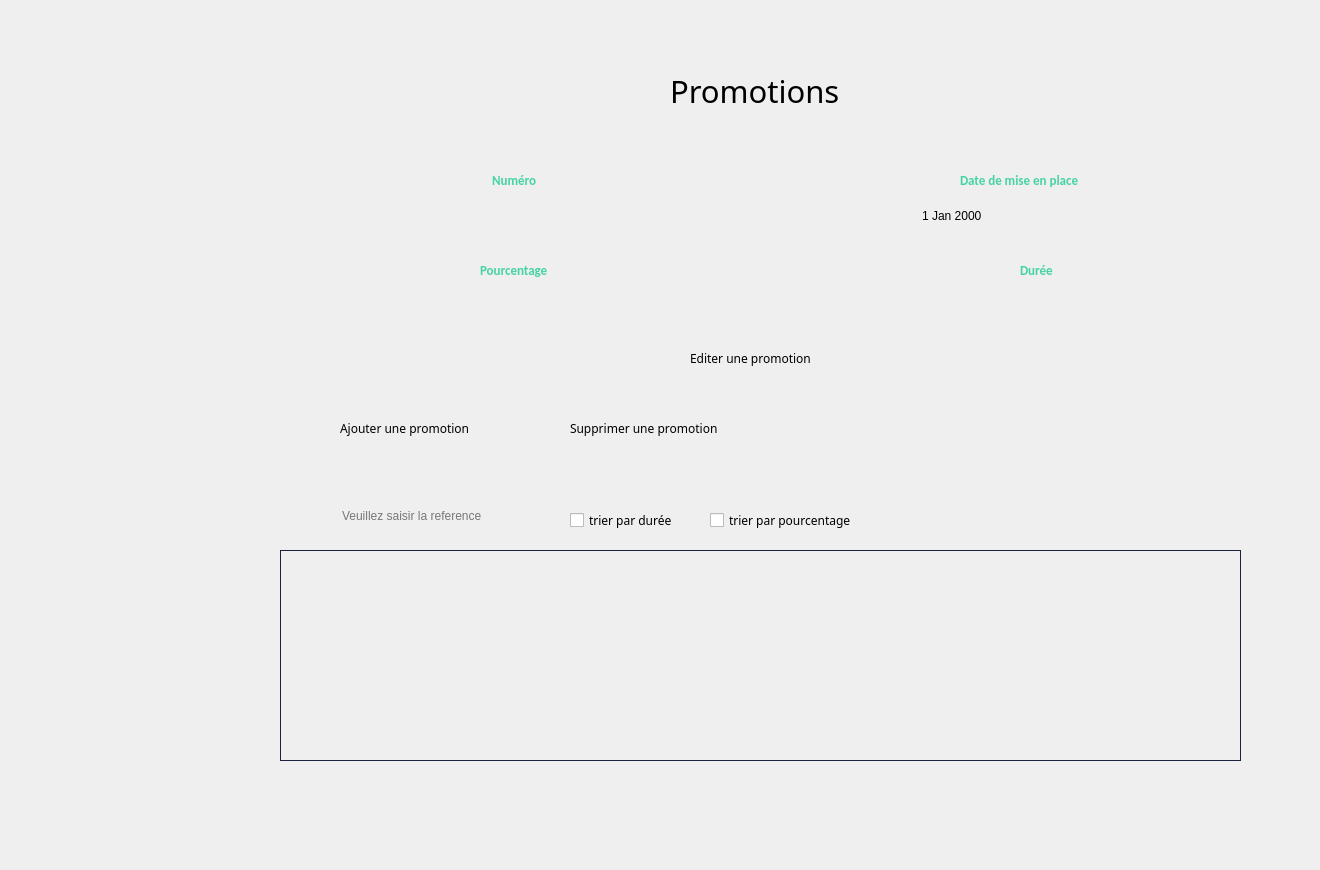
    <widget class="QWidget" name="page_12">
     <widget class="QTableView" name="tableView_3">
      <property name="geometry">
       <rect>
        <x>280</x>
        <y>550</y>
        <width>961</width>
        <height>211</height>
       </rect>
      </property>
      <property name="styleSheet">
       <string notr="true">QTableView{
	background-color: transparent;
	gridline-color: #606060;
	color: #000000;
	alternate-background-color: #b5b5b1;
	border : 1px solid #1c2340;
	qproperty-defaultAlignment: AlignHCenter;
}
QTableView::item:focus
{
  	background-color: #939393;
	font-weight: 500;
}
QTableView::item
{
   text-align: center;
qproperty-defaultAlignment: AlignHCenter;
}

QHeaderView {
	background-color: #6ac6ad;
	qproperty-defaultAlignment: AlignHCenter;
 }
QHeaderView::section {
                     spacing: 10px;
                     background-color: #6ac6ad;
                     color: #757575;
                     margin: 1px;
					 border: 0;
                     text-align: center;
                     font-family: arial;
                     font-size: 12px;
 }

QTableView QTableCornerButton::section {
    background-color: #6ac6ad;
}</string>
      </property>
     </widget>
     <widget class="QPushButton" name="pushButton_26">
      <property name="geometry">
       <rect>
        <x>870</x>
        <y>500</y>
        <width>93</width>
        <height>31</height>
       </rect>
      </property>
      <property name="styleSheet">
       <string notr="true">QPushButton {
	font-weight: 500;
	text-align: center;
    vertical-align: middle;
	background-color: transparent;
	padding: 5px 15px 15px 20px;
    color: #fff;
	font-size: 11px;
	border : 0;
	border-right: 3px solid transparent;
 	background-position: center top;
    background-repeat: no-repeat;
    background-origin: content;
    background-image: url(&quot;C:/Users/hp/Desktop/anglais/projet c++ design/ok1.png&quot;);
}

QPushButton:hover {
	color: #ffffff;
	font-weight: 500;
	background-image: url(&quot;C:/Users/hp/Desktop/anglais/projet c++ design/ok2.png&quot;);
}</string>
      </property>
      <property name="text">
       <string/>
      </property>
     </widget>
     <widget class="QCheckBox" name="pourcentage_4">
      <property name="geometry">
       <rect>
        <x>710</x>
        <y>510</y>
        <width>191</width>
        <height>20</height>
       </rect>
      </property>
      <property name="font">
       <font>
        <family>Montserrat Alternates</family>
       </font>
      </property>
      <property name="text">
       <string>trier par pourcentage</string>
      </property>
     </widget>
     <widget class="QCheckBox" name="jours_2">
      <property name="geometry">
       <rect>
        <x>570</x>
        <y>510</y>
        <width>141</width>
        <height>20</height>
       </rect>
      </property>
      <property name="font">
       <font>
        <family>Montserrat Alternates</family>
       </font>
      </property>
      <property name="text">
       <string>trier par durée</string>
      </property>
     </widget>
     <widget class="QLineEdit" name="num_3">
      <property name="geometry">
       <rect>
        <x>412</x>
        <y>200</y>
        <width>231</width>
        <height>22</height>
       </rect>
      </property>
      <property name="styleSheet">
       <string notr="true"> background-color: Transparent;
 border: none;</string>
      </property>
     </widget>
     <widget class="QLineEdit" name="pourcentage_3">
      <property name="geometry">
       <rect>
        <x>422</x>
        <y>290</y>
        <width>221</width>
        <height>22</height>
       </rect>
      </property>
      <property name="styleSheet">
       <string notr="true"> background-color: Transparent;
 border: none;</string>
      </property>
     </widget>
     <widget class="QDateEdit" name="date_3">
      <property name="geometry">
       <rect>
        <x>920</x>
        <y>200</y>
        <width>231</width>
        <height>31</height>
       </rect>
      </property>
      <property name="styleSheet">
       <string notr="true"> background-color: Transparent;
 border: none;</string>
      </property>
     </widget>
     <widget class="QLineEdit" name="jours_3">
      <property name="geometry">
       <rect>
        <x>920</x>
        <y>290</y>
        <width>231</width>
        <height>22</height>
       </rect>
      </property>
      <property name="styleSheet">
       <string notr="true"> background-color: Transparent;
 border: none;</string>
      </property>
     </widget>
     <widget class="QLabel" name="label_3">
      <property name="geometry">
       <rect>
        <x>492</x>
        <y>170</y>
        <width>111</width>
        <height>20</height>
       </rect>
      </property>
      <property name="font">
       <font>
        <family>Calibri</family>
        <pointsize>10</pointsize>
        <weight>75</weight>
        <bold>true</bold>
       </font>
      </property>
      <property name="styleSheet">
       <string notr="true">color: rgb(70, 211, 164);</string>
      </property>
      <property name="text">
       <string>Numéro</string>
      </property>
     </widget>
     <widget class="QLabel" name="label_60">
      <property name="geometry">
       <rect>
        <x>382</x>
        <y>180</y>
        <width>291</width>
        <height>71</height>
       </rect>
      </property>
      <property name="text">
       <string/>
      </property>
      <property name="pixmap">
       <pixmap>../../Downloads/saisir.png</pixmap>
      </property>
      <property name="scaledContents">
       <bool>true</bool>
      </property>
     </widget>
     <widget class="QLabel" name="label_4">
      <property name="geometry">
       <rect>
        <x>480</x>
        <y>260</y>
        <width>111</width>
        <height>20</height>
       </rect>
      </property>
      <property name="font">
       <font>
        <family>Calibri</family>
        <pointsize>10</pointsize>
        <weight>75</weight>
        <bold>true</bold>
       </font>
      </property>
      <property name="styleSheet">
       <string notr="true">color: rgb(70, 211, 164);</string>
      </property>
      <property name="text">
       <string>Pourcentage</string>
      </property>
     </widget>
     <widget class="QLabel" name="label_61">
      <property name="geometry">
       <rect>
        <x>382</x>
        <y>270</y>
        <width>291</width>
        <height>71</height>
       </rect>
      </property>
      <property name="text">
       <string/>
      </property>
      <property name="pixmap">
       <pixmap>../../Downloads/saisir.png</pixmap>
      </property>
      <property name="scaledContents">
       <bool>true</bool>
      </property>
     </widget>
     <widget class="QLabel" name="label_5">
      <property name="geometry">
       <rect>
        <x>960</x>
        <y>170</y>
        <width>171</width>
        <height>20</height>
       </rect>
      </property>
      <property name="font">
       <font>
        <family>Calibri</family>
        <pointsize>10</pointsize>
        <weight>75</weight>
        <bold>true</bold>
       </font>
      </property>
      <property name="styleSheet">
       <string notr="true">color: rgb(70, 211, 164);</string>
      </property>
      <property name="text">
       <string>Date de mise en place</string>
      </property>
     </widget>
     <widget class="QLabel" name="label_62">
      <property name="geometry">
       <rect>
        <x>890</x>
        <y>180</y>
        <width>291</width>
        <height>71</height>
       </rect>
      </property>
      <property name="text">
       <string/>
      </property>
      <property name="pixmap">
       <pixmap>../../Downloads/saisir.png</pixmap>
      </property>
      <property name="scaledContents">
       <bool>true</bool>
      </property>
     </widget>
     <widget class="QLabel" name="label_6">
      <property name="geometry">
       <rect>
        <x>1020</x>
        <y>260</y>
        <width>111</width>
        <height>20</height>
       </rect>
      </property>
      <property name="font">
       <font>
        <family>Calibri</family>
        <pointsize>10</pointsize>
        <weight>75</weight>
        <bold>true</bold>
       </font>
      </property>
      <property name="styleSheet">
       <string notr="true">color: rgb(70, 211, 164);</string>
      </property>
      <property name="text">
       <string>Durée</string>
      </property>
     </widget>
     <widget class="QLabel" name="label_63">
      <property name="geometry">
       <rect>
        <x>890</x>
        <y>270</y>
        <width>291</width>
        <height>71</height>
       </rect>
      </property>
      <property name="text">
       <string/>
      </property>
      <property name="pixmap">
       <pixmap>../../Downloads/saisir.png</pixmap>
      </property>
      <property name="scaledContents">
       <bool>true</bool>
      </property>
     </widget>
     <widget class="QLineEdit" name="recherche">
      <property name="geometry">
       <rect>
        <x>340</x>
        <y>500</y>
        <width>201</width>
        <height>31</height>
       </rect>
      </property>
      <property name="styleSheet">
       <string notr="true"> background-color: Transparent;
 border: none;</string>
      </property>
      <property name="placeholderText">
       <string>Veuillez saisir la reference</string>
      </property>
     </widget>
     <widget class="QPushButton" name="modif">
      <property name="geometry">
       <rect>
        <x>810</x>
        <y>340</y>
        <width>93</width>
        <height>28</height>
       </rect>
      </property>
      <property name="styleSheet">
       <string notr="true">QPushButton {
	font-weight: 500;
	text-align: center;
    vertical-align: middle;
	background-color: transparent;
	padding: 5px 15px 15px 20px;
    color: #fff;
	font-size: 11px;
	border : 0;
	border-right: 3px solid transparent;
 	background-position: center top;
    background-repeat: no-repeat;
    background-origin: content;
    background-image: url(&quot;C:/Users/hp/Desktop/anglais/projet c++ design/edit1.png&quot;);
}

QPushButton:hover {
	color: #ffffff;
	font-weight: 500;
	background-image: url(&quot;C:/Users/hp/Desktop/anglais/projet c++ design/edit2.png&quot;);
}</string>
      </property>
      <property name="text">
       <string/>
      </property>
     </widget>
     <widget class="QPushButton" name="suppp">
      <property name="geometry">
       <rect>
        <x>490</x>
        <y>410</y>
        <width>93</width>
        <height>41</height>
       </rect>
      </property>
      <property name="styleSheet">
       <string notr="true">QPushButton {
	font-weight: 500;
	text-align: center;
    vertical-align: middle;
	background-color: transparent;
	padding: 5px 15px 15px 20px;
    color: #fff;
	font-size: 11px;
	border : 0;
	border-right: 3px solid transparent;
 	background-position: center top;
    background-repeat: no-repeat;
    background-origin: content;
    background-image: url(&quot;C:/Users/hp/Desktop/anglais/projet c++ design/minus1.png&quot;);
}

QPushButton:hover {
	color: #ffffff;
	font-weight: 500;
	background-image: url(&quot;C:/Users/hp/Desktop/anglais/projet c++ design/minus2.png&quot;);
}</string>
      </property>
      <property name="text">
       <string/>
      </property>
     </widget>
     <widget class="QLabel" name="label_387">
      <property name="geometry">
       <rect>
        <x>-10</x>
        <y>-30</y>
        <width>1311</width>
        <height>861</height>
       </rect>
      </property>
      <property name="text">
       <string/>
      </property>
      <property name="pixmap">
       <pixmap>../../Desktop/anglais/projet c++ design/bg2.png</pixmap>
      </property>
      <property name="scaledContents">
       <bool>true</bool>
      </property>
     </widget>
     <widget class="QLabel" name="label_28">
      <property name="geometry">
       <rect>
        <x>280</x>
        <y>475</y>
        <width>271</width>
        <height>81</height>
       </rect>
      </property>
      <property name="text">
       <string/>
      </property>
      <property name="pixmap">
       <pixmap>../../Downloads/search.png</pixmap>
      </property>
      <property name="scaledContents">
       <bool>true</bool>
      </property>
     </widget>
     <widget class="QPushButton" name="pushButton_4">
      <property name="geometry">
       <rect>
        <x>270</x>
        <y>410</y>
        <width>91</width>
        <height>41</height>
       </rect>
      </property>
      <property name="styleSheet">
       <string notr="true">QPushButton {
	font-weight: 500;
	text-align: center;
    vertical-align: middle;
	background-color: transparent;
	padding: 5px 15px 15px 20px;
    color: #fff;
	font-size: 11px;
	border : 0;
	border-right: 3px solid transparent;
 	background-position: center top;
    background-repeat: no-repeat;
    background-origin: content;
    background-image: url(&quot;C:/Users/hp/Desktop/anglais/projet c++ design/ajouter1.png&quot;);
}

QPushButton:hover {
	color: #ffffff;
	font-weight: 500;
	background-image: url(&quot;C:/Users/hp/Desktop/anglais/projet c++ design/ajouter2.png&quot;);
}</string>
      </property>
      <property name="text">
       <string/>
      </property>
     </widget>
     <widget class="QLabel" name="label_388">
      <property name="geometry">
       <rect>
        <x>670</x>
        <y>50</y>
        <width>301</width>
        <height>81</height>
       </rect>
      </property>
      <property name="font">
       <font>
        <family>Montserrat Alternates</family>
        <pointsize>23</pointsize>
       </font>
      </property>
      <property name="text">
       <string>Promotions</string>
      </property>
     </widget>
     <widget class="QLabel" name="label_389">
      <property name="geometry">
       <rect>
        <x>570</x>
        <y>420</y>
        <width>191</width>
        <height>16</height>
       </rect>
      </property>
      <property name="font">
       <font>
        <family>Montserrat Alternates</family>
       </font>
      </property>
      <property name="text">
       <string>Supprimer une promotion</string>
      </property>
     </widget>
     <widget class="QLabel" name="label_390">
      <property name="geometry">
       <rect>
        <x>690</x>
        <y>350</y>
        <width>141</width>
        <height>16</height>
       </rect>
      </property>
      <property name="font">
       <font>
        <family>Montserrat Alternates</family>
       </font>
      </property>
      <property name="text">
       <string>Editer une promotion</string>
      </property>
     </widget>
     <widget class="QLabel" name="label_391">
      <property name="geometry">
       <rect>
        <x>340</x>
        <y>420</y>
        <width>151</width>
        <height>16</height>
       </rect>
      </property>
      <property name="font">
       <font>
        <family>Montserrat Alternates</family>
       </font>
      </property>
      <property name="text">
       <string>Ajouter une promotion</string>
      </property>
     </widget>
     <widget class="QPushButton" name="affectprom">
      <property name="geometry">
       <rect>
        <x>90</x>
        <y>260</y>
        <width>131</width>
        <height>71</height>
       </rect>
      </property>
      <property name="styleSheet">
       <string notr="true">QPushButton {
	font-weight: 500;
	text-align: center;
    vertical-align: middle;
	background-color: transparent;
	padding: 5px 15px 15px 20px;
    color: #fff;
	font-size: 11px;
	border : 0;
	border-right: 3px solid transparent;
 	background-position: center top;
    background-repeat: no-repeat;
    background-origin: content;
    background-image: url(&quot;C:/Users/hp/Desktop/anglais/projet c++ design/affecter1.png&quot;);
}

QPushButton:hover {
	color: #ffffff;
	font-weight: 500;
	background-image: url(&quot;C:/Users/hp/Desktop/anglais/projet c++ design/affecter2.png&quot;);
}</string>
      </property>
      <property name="text">
       <string/>
      </property>
     </widget>
     <widget class="QPushButton" name="prommmmmmmm_2">
      <property name="geometry">
       <rect>
        <x>100</x>
        <y>350</y>
        <width>131</width>
        <height>91</height>
       </rect>
      </property>
      <property name="styleSheet">
       <string notr="true">QPushButton {
	font-weight: 500;
	text-align: center;
    vertical-align: middle;
	background-color: transparent;
	padding: 5px 15px 15px 20px;
    color: #fff;
	font-size: 11px;
	border : 0;
	border-right: 3px solid transparent;
 	background-position: center top;
    background-repeat: no-repeat;
    background-origin: content;
    background-image: url(&quot;C:/Users/hp/Desktop/anglais/projet c++ design/promotion1.png&quot;);
}

QPushButton:hover {
	color: #ffffff;
	font-weight: 500;
	background-image: url(&quot;C:/Users/hp/Desktop/anglais/projet c++ design/promotion2.png&quot;);
}</string>
      </property>
      <property name="text">
       <string/>
      </property>
      <property name="flat">
       <bool>true</bool>
      </property>
     </widget>
     <widget class="QPushButton" name="pushButton_161">
      <property name="geometry">
       <rect>
        <x>20</x>
        <y>700</y>
        <width>121</width>
        <height>61</height>
       </rect>
      </property>
      <property name="styleSheet">
       <string notr="true">QPushButton {
	font-weight: 500;
	text-align: center;
    vertical-align: middle;
	background-color: transparent;
	padding: 5px 15px 15px 20px;
    color: #fff;
	font-size: 11px;
	border : 0;
	border-right: 3px solid transparent;
 	background-position: center top;
    background-repeat: no-repeat;
    background-origin: content;
    background-image: url(&quot;C:/Users/hp/Desktop/anglais/projet c++ design/return1.png&quot;);
}

QPushButton:hover {
	color: #ffffff;
	font-weight: 500;
	background-image: url(&quot;C:/Users/hp/Desktop/anglais/projet c++ design/return2.png&quot;);
}</string>
      </property>
      <property name="text">
       <string/>
      </property>
     </widget>
     <zorder>label_387</zorder>
     <zorder>tableView_3</zorder>
     <zorder>pushButton_26</zorder>
     <zorder>pourcentage_4</zorder>
     <zorder>jours_2</zorder>
     <zorder>label_3</zorder>
     <zorder>label_60</zorder>
     <zorder>num_3</zorder>
     <zorder>label_4</zorder>
     <zorder>label_61</zorder>
     <zorder>pourcentage_3</zorder>
     <zorder>label_5</zorder>
     <zorder>label_62</zorder>
     <zorder>date_3</zorder>
     <zorder>label_6</zorder>
     <zorder>label_63</zorder>
     <zorder>jours_3</zorder>
     <zorder>modif</zorder>
     <zorder>suppp</zorder>
     <zorder>label_28</zorder>
     <zorder>recherche</zorder>
     <zorder>pushButton_4</zorder>
     <zorder>label_388</zorder>
     <zorder>label_389</zorder>
     <zorder>label_390</zorder>
     <zorder>label_391</zorder>
     <zorder>affectprom</zorder>
     <zorder>prommmmmmmm_2</zorder>
     <zorder>pushButton_161</zorder>
    </widget>
